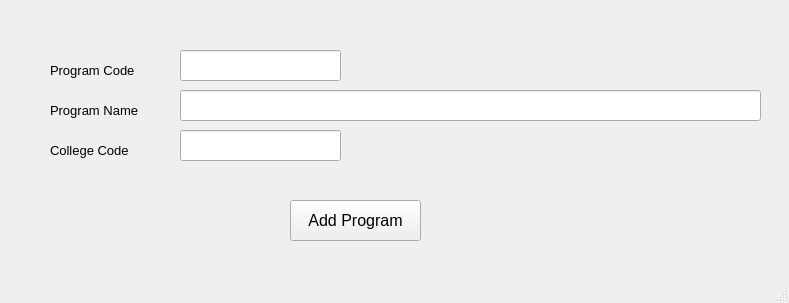
<?xml version="1.0" encoding="UTF-8"?>
<ui version="4.0">
 <class>addProgramWindow</class>
 <widget class="QMainWindow" name="addProgramWindow">
  <property name="geometry">
   <rect>
    <x>0</x>
    <y>0</y>
    <width>789</width>
    <height>303</height>
   </rect>
  </property>
  <property name="windowTitle">
   <string>Add Program</string>
  </property>
  <widget class="QWidget" name="centralwidget">
   <widget class="QLabel" name="label">
    <property name="geometry">
     <rect>
      <x>50</x>
      <y>60</y>
      <width>111</width>
      <height>21</height>
     </rect>
    </property>
    <property name="font">
     <font>
      <pointsize>10</pointsize>
     </font>
    </property>
    <property name="text">
     <string>Program Code</string>
    </property>
   </widget>
   <widget class="QLabel" name="label_2">
    <property name="geometry">
     <rect>
      <x>50</x>
      <y>100</y>
      <width>111</width>
      <height>21</height>
     </rect>
    </property>
    <property name="font">
     <font>
      <pointsize>10</pointsize>
     </font>
    </property>
    <property name="text">
     <string>Program Name</string>
    </property>
   </widget>
   <widget class="QLineEdit" name="programCodeAdd">
    <property name="geometry">
     <rect>
      <x>180</x>
      <y>50</y>
      <width>161</width>
      <height>31</height>
     </rect>
    </property>
    <property name="font">
     <font>
      <pointsize>10</pointsize>
     </font>
    </property>
   </widget>
   <widget class="QLabel" name="label_3">
    <property name="geometry">
     <rect>
      <x>50</x>
      <y>140</y>
      <width>101</width>
      <height>21</height>
     </rect>
    </property>
    <property name="font">
     <font>
      <pointsize>10</pointsize>
     </font>
    </property>
    <property name="text">
     <string>College Code</string>
    </property>
   </widget>
   <widget class="QLineEdit" name="programNameAdd">
    <property name="geometry">
     <rect>
      <x>180</x>
      <y>90</y>
      <width>581</width>
      <height>31</height>
     </rect>
    </property>
    <property name="font">
     <font>
      <pointsize>10</pointsize>
     </font>
    </property>
   </widget>
   <widget class="QLineEdit" name="collegeCodeAdd">
    <property name="geometry">
     <rect>
      <x>180</x>
      <y>130</y>
      <width>161</width>
      <height>31</height>
     </rect>
    </property>
    <property name="font">
     <font>
      <pointsize>10</pointsize>
     </font>
    </property>
    <property name="text">
     <string/>
    </property>
   </widget>
   <widget class="QPushButton" name="addProgramSubmit">
    <property name="geometry">
     <rect>
      <x>290</x>
      <y>200</y>
      <width>131</width>
      <height>41</height>
     </rect>
    </property>
    <property name="font">
     <font>
      <pointsize>12</pointsize>
     </font>
    </property>
    <property name="text">
     <string>Add Program</string>
    </property>
   </widget>
  </widget>
  <widget class="QMenuBar" name="menubar">
   <property name="geometry">
    <rect>
     <x>0</x>
     <y>0</y>
     <width>789</width>
     <height>26</height>
    </rect>
   </property>
  </widget>
  <widget class="QStatusBar" name="statusbar"/>
 </widget>
 <resources/>
 <connections/>
</ui>
